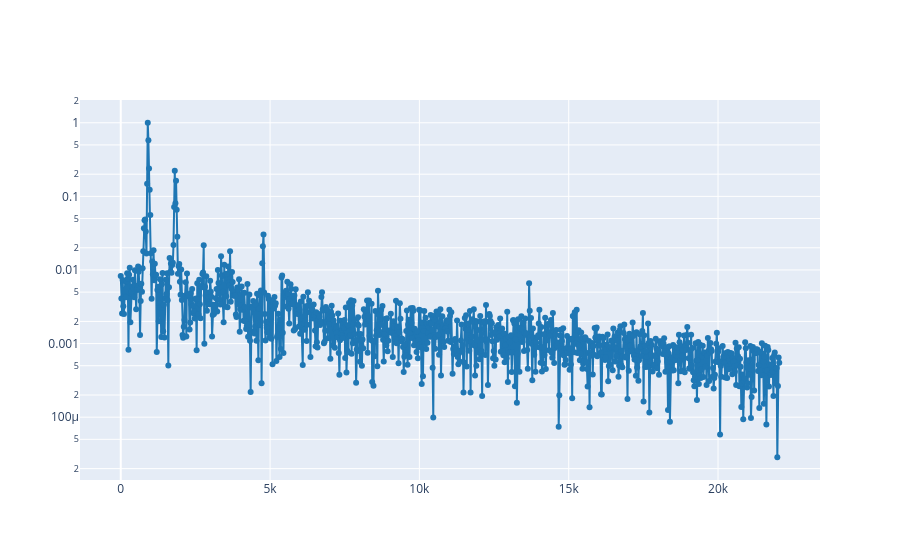

The notebook cell saved with this chart:
### Markdown cell above
We can plot the spectrum (one slice of the spectrogram) of the signal at an specific time using the `plot_spectrum_at` function. For instance, we can see the spectrum of the signal at the 0.5 seconds:

### Code cell
window_length = 2048
ff, tt, S = spectrogram(ref, fs, nperseg  = window_length, noverlap= window_length//2) 
plot_spectrum_at(ff, tt, S, 0.5)

### Figure 1 — Plotly figure (JSON) as saved in the notebook; plotly's stock layout.template omitted (floating-point values rounded to 4 significant figures; data arrays with more than 128 entries replaced by an {"elided": "..."} marker saying what was removed)
{"data": [{"line": {"color": "#1f77b4", "shape": "linear"}, "mode": "lines+markers", "type": "scatter", "x": {"elided": "1025 float values"}, "y": {"elided": "1025 float values"}}], "layout": {"yaxis": {"type": "log"}}}
